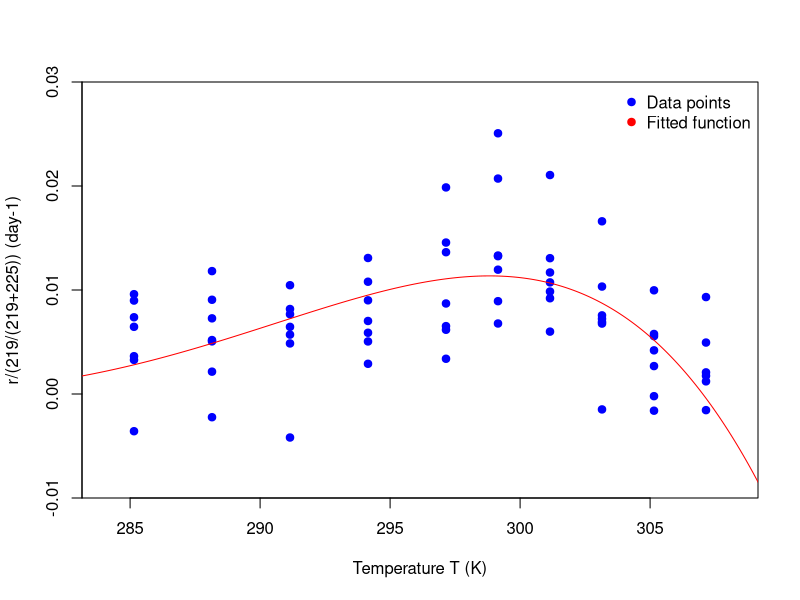
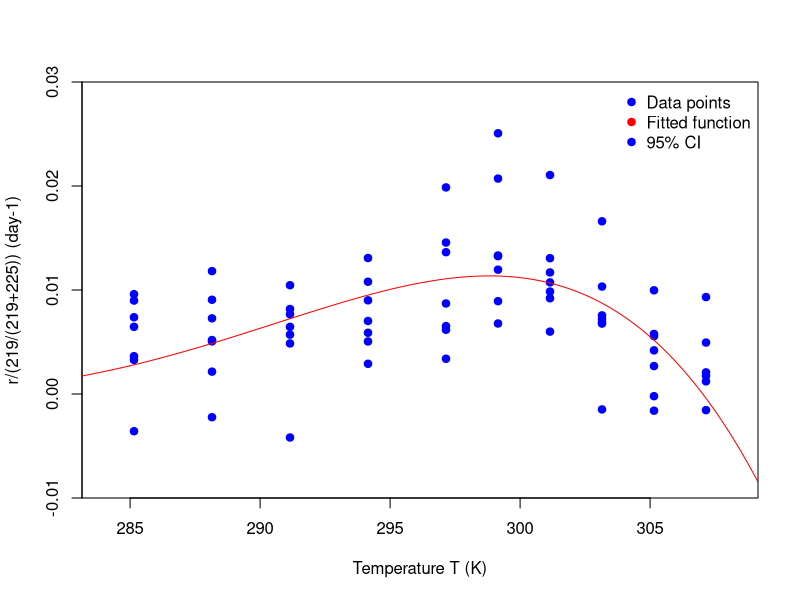

Write the R code that produced these figures, in order.
# Library
library(minpack.lm)
library(readxl)
library(tidyverse)

# Working directory
setwd('/supplementary/figureS1') # set your working directory

data <- read_excel("growth_rate_temperature.xlsx")

data <- data %>% 
  filter(Species == 'P. oceanica') %>%
  select(`RGR (d-1)`, `Temperature treatment (°C)`)

colnames(data) <- c('growth_rate', 't')

light <- 219/(219 + 225)

data <- data%>%
  mutate(growth_rate = growth_rate/light)

# Define the function
my_fun <- function(rmax, t, topt, tmax) rmax*((tmax - t)/(tmax - topt))*(t/topt)^((topt)/(tmax - topt))

# Initial estimates for the parameters
start_params <- c(rmax = 0, topt = 20, tmax = 30)

# Lower bounds for the parameters
lower_bounds <- c(rmax = 0, topt = 0, tmax = 0)

# Fit the model with constraints
fit <- nlsLM(growth_rate ~ my_fun(rmax, t, topt, tmax),
             data = data,
             start = start_params,
             lower = lower_bounds,
             control = nls.lm.control(maxiter = 500))

print(summary(fit))

# Get the estimated parameters
estimated_params <- coef(fit)

# Print the estimated parameters
print(estimated_params)

# Calculate 5% and 95% confidence intervals
conf_intervals <- confint(fit, level = 0.90)  # Adjust the level as needed
print(conf_intervals)

x <- seq(0, 40, 0.1)

fitted_lower <- conf_intervals[1, 1]*((conf_intervals[3, 1] - x)/(conf_intervals[3, 1] - conf_intervals[2, 1]))*(x/conf_intervals[2, 1])^((conf_intervals[2, 1])/(conf_intervals[3, 1] - conf_intervals[2, 1]))
fitted_upper <- conf_intervals[1, 2]*((conf_intervals[3, 2] - x)/(conf_intervals[3, 2] - conf_intervals[2, 2]))*(x/conf_intervals[2, 2])^((conf_intervals[2, 2])/(conf_intervals[3, 2] - conf_intervals[2, 2]))


tiff("figureS1.tiff", units = 'in', width = 7, height = 5, res = 700)

plot(data$t + 273.15, data$growth_rate, 
     xlab="Temperature T (K)", ylab="r/(219/(219+225)) (day-1)", pch=19, col="blue", xlim=c(283.15, 36+273.15), ylim=c(-0.01, 0.03), xaxs="i", yaxs="i")
lines(x + 273.15, estimated_params[1]*((estimated_params[3] - x)/(estimated_params[3] - estimated_params[2]))*(x/estimated_params[2])^((estimated_params[2])/(estimated_params[3] - estimated_params[2])), col="red", type="l")
legend("topright", legend=c("Data points", "Fitted function"), pch=19, col=c("blue", "red"), bty="n")

plot(data$t + 273.15, data$growth_rate, 
     xlab="Temperature T (K)", ylab="r/(219/(219+225)) (day-1)", pch=19, col="blue", xlim=c(283.15, 36+273.15), ylim=c(-0.01, 0.03), xaxs="i", yaxs="i")
lines(x + 273.15, estimated_params[1]*((estimated_params[3] - x)/(estimated_params[3] - estimated_params[2]))*(x/estimated_params[2])^((estimated_params[2])/(estimated_params[3] - estimated_params[2])), col="red", type="l")
legend("topright", legend=c("Data points", "Fitted function", "95% CI"), pch=19, col=c("blue", "red"), bty="n")
